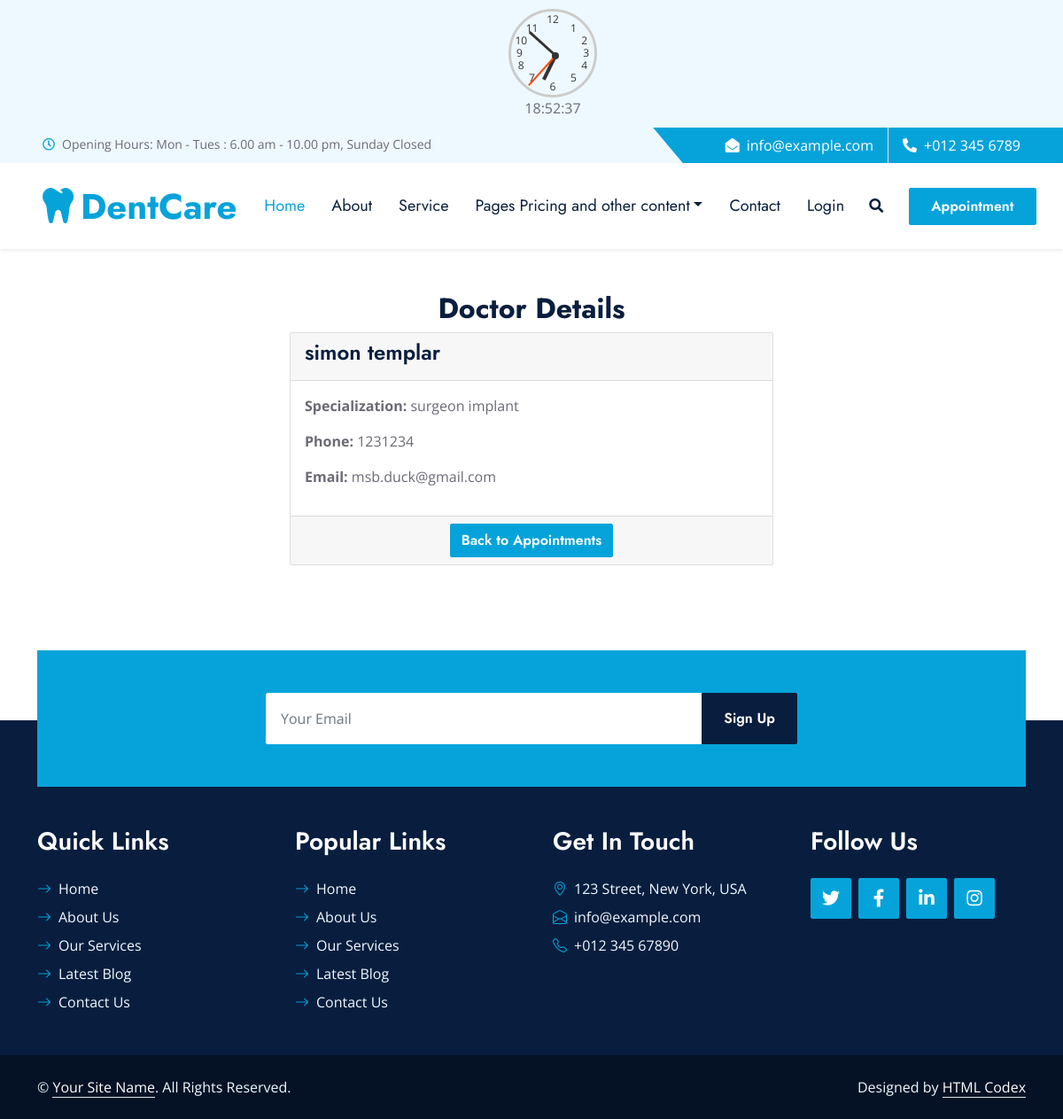
Page /doctor/1/ on the committed database.
### dentist_app/models.py (models this page shows, shortened)
class Dentist(models.Model):
    nombre = models.CharField(max_length=100)
    apellido = models.CharField(max_length=100)
    especialidad = models.CharField(max_length=200)
    email = models.EmailField()
    telefono = models.CharField(max_length=15)

### dentist_app/views.py (the view)
# urls.py: path('doctor/<int:doctor_id>/', views.doctor_detail, name='doctor_detail'),
def doctor_detail(request, doctor_id):
    doctor = get_object_or_404(Dentist, id=doctor_id)
    return render(request, 'dentist_app/doctor_detail.html', {'doctor': doctor})

### dentist_app/templates/dentist_app/doctor_detail.html (shortened to what this page needs)
{% extends 'base.html' %}
{% load static %}
{% block content %}
<div class="container py-5">
    <h2 class="text-center">Doctor Details</h2>
    <div class="row">
        <div class="col-md-6 mx-auto">
            <div class="card">
                <div class="card-header">
                    <h4>{{ doctor.nombre }} {{ doctor.apellido }}</h4>
                </div>
                <div class="card-body">
                    <p><strong>Specialization:</strong> {{ doctor.especialidad }}</p>
                    <p><strong>Phone:</strong> {{ doctor.telefono }}</p>
                    <p><strong>Email:</strong> {{ doctor.email }}</p>
                </div>
                <div class="card-footer text-center">
                    <a href="{% url 'pricing_form' %}" class="btn btn-primary">Back to Appointments</a>
                </div>
            </div>
        </div>
    </div>
</div>
{% endblock %}

### static/dentist_app/css/style.css (style rules this page uses)
:root { --primary: #06A3DA; --secondary: #F57E57; --light: #EEF9FF; --dark: #091E3E; }
h1, h2, .font-weight-bold { font-weight: 700 !important; }
h3, h4, .font-weight-semi-bold { font-weight: 600 !important; }
.btn { font-family: 'Jost', sans-serif; font-weight: 600; transition: .5s; }
.btn-primary, .btn-secondary { color: #FFFFFF; }

### rows in the picture
Dentist: nombre "simon", apellido "templar", especialidad "surgeon implant", telefono "1231234", email "msb.duck@gmail.com"
